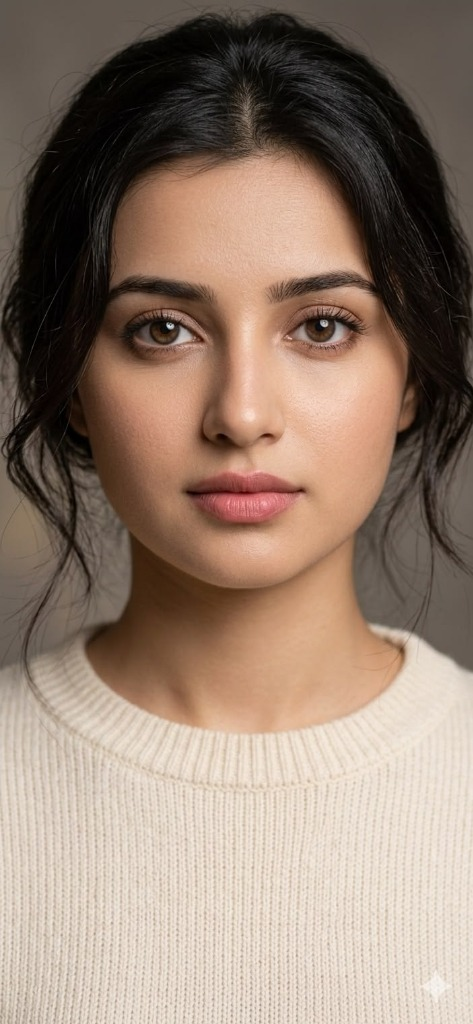
#> input picture samples/woman.jpg, 473 x 1024 px; its folder holds only this picture in this run
$ python -i video.py   (imports and definitions only)   (older library calls are emulated)
#> lines starting #> are read from the running program, lines starting #| are printed output that depends on the picture
### forensics/face.py
"""Face-region consistency: face swaps blend a face whose sharpness / noise
differs from its surroundings and from its own border.

This detects spliced faces in real photos and says nothing about fully generated images.

Uses OpenCV DNN face detector (Caffe model) for much better detection than
Haar cascades, with a Haar fallback if the DNN model files aren't present.
"""
import numpy as np
import cv2
import os
from .utils import Signal, to_unit

_DETECTOR = None
_DETECTOR_TYPE = None  # "dnn" or "haar"

# Paths for the DNN face detector model files
_DNN_PROTO = os.path.join(os.path.dirname(__file__), "..", "models", "deploy.prototxt")
_DNN_MODEL = os.path.join(os.path.dirname(__file__), "..", "models", "res10_300x300_ssd_iter_140000.caffemodel")


def _init_detector():
    """Initialize the best available face detector."""
    global _DETECTOR, _DETECTOR_TYPE

    # Try DNN first (much better than Haar)
    if os.path.exists(_DNN_PROTO) and os.path.exists(_DNN_MODEL):
        try:
            _DETECTOR = cv2.dnn.readNetFromCaffe(_DNN_PROTO, _DNN_MODEL)
            _DETECTOR_TYPE = "dnn"
            return
        except Exception:
            pass

    # Fallback to Haar cascade
    _DETECTOR = cv2.CascadeClassifier(cv2.data.haarcascades + "haarcascade_frontalface_default.xml")
    _DETECTOR_TYPE = "haar"


def detect_face(gray, rgb=None):
    """Detect the largest face. Returns (x, y, w, h) or None.
    If rgb is provided and DNN is available, uses it for better accuracy.
    """
    global _DETECTOR, _DETECTOR_TYPE
    if _DETECTOR is None:
        _init_detector()

    if _DETECTOR_TYPE == "dnn" and rgb is not None:
        h, w = rgb.shape[:2]
        blob = cv2.dnn.blobFromImage(cv2.resize(rgb, (300, 300)), 1.0,
                                     (300, 300), (104.0, 177.0, 123.0))
        _DETECTOR.setInput(blob)
        detections = _DETECTOR.forward()
        best_conf, best_box = 0, None
        for i in range(detections.shape[2]):
            confidence = detections[0, 0, i, 2]
            if confidence > 0.5:
                box = detections[0, 0, i, 3:7] * np.array([w, h, w, h])
                x1, y1, x2, y2 = box.astype(int)
                bw, bh = x2 - x1, y2 - y1
                if bw >= 48 and bh >= 48 and confidence > best_conf:
                    best_conf = confidence
                    best_box = (int(x1), int(y1), int(bw), int(bh))
        return best_box

    # Haar fallback
    faces = _DETECTOR.detectMultiScale(gray, 1.1, 5, minSize=(48, 48))
    if len(faces) == 0:
        return None
    return tuple(int(v) for v in max(faces, key=lambda b: b[2] * b[3]))


# [104 lines left out: functions detect_all_faces, _stats, analyze, not called in this run]

### forensics/video.py
"""Video analysis: per-frame image forensics + temporal consistency."""
import numpy as np
import cv2
from . import ela, frequency, noise, face, cnn
from .face import detect_face
from .utils import Signal, to_unit


def sample_frames(path, n=12):
    cap = cv2.VideoCapture(str(path))
    total = int(cap.get(cv2.CAP_PROP_FRAME_COUNT))
    frames = []
    for i in np.linspace(0, max(total - 1, 0), n).astype(int):
        cap.set(cv2.CAP_PROP_POS_FRAMES, int(i))
        ok, f = cap.read()
        if ok:
            f = cv2.cvtColor(f, cv2.COLOR_BGR2RGB)
            if max(f.shape[:2]) > 960:
                k = 960 / max(f.shape[:2]); f = cv2.resize(f, None, fx=k, fy=k, interpolation=cv2.INTER_AREA)
            frames.append(f)
    cap.release()
    return frames


def temporal_face(path, max_frames=48):
    """Face flicker: fakes often show frame-to-frame jitter in face texture/box."""
#> called with path = '../samples/woman.jpg', max_frames = 48
    cap = cv2.VideoCapture(str(path))
    total = int(cap.get(cv2.CAP_PROP_FRAME_COUNT))
    cap.set(cv2.CAP_PROP_POS_FRAMES, max(total // 2 - max_frames // 2, 0))
    sharp, centers, sizes = [], [], []
    for _ in range(max_frames):
        ok, f = cap.read()
        if not ok:
            break
        small = cv2.resize(f, None, fx=0.5, fy=0.5)
        g = cv2.cvtColor(small, cv2.COLOR_BGR2GRAY)
        rgb_small = cv2.cvtColor(small, cv2.COLOR_BGR2RGB)
        b = detect_face(g, rgb_small)
        if b is None:
            continue
        x, y, w, h = b
        sharp.append(np.log(cv2.Laplacian(g[y:y + h, x:x + w], cv2.CV_32F).var() + 1.0))
        centers.append((x + w / 2, y + h / 2)); sizes.append(w)
#> this loop made 31 passes
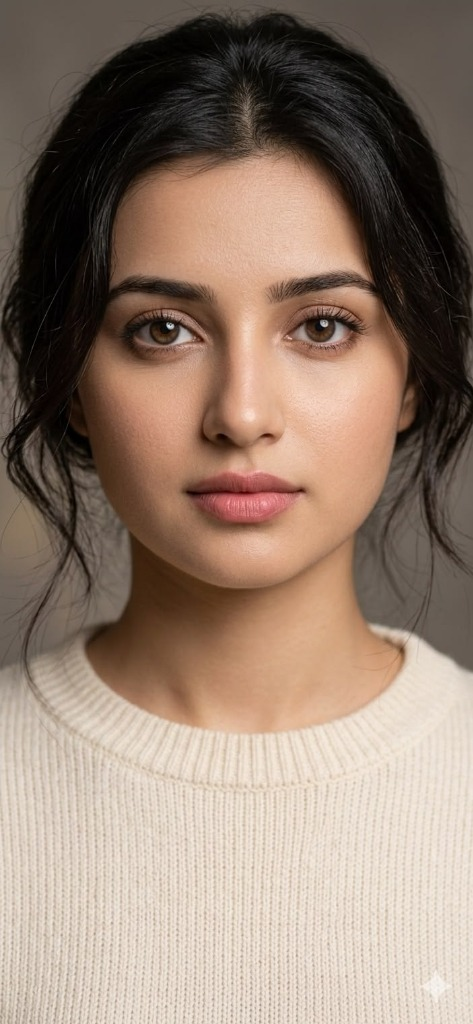
#> input picture samples/woman.jpg, 473 x 1024 px
#> pass 1, in temporal_face, `g = cv2.cvtColor(small, cv2.COLOR_BGR2GRAY)`:
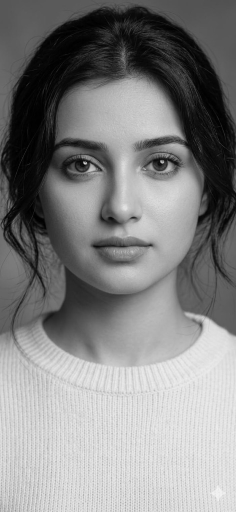
#> g: shape (512, 236); min 0, max 243, mean 131.2
#> f is the input picture: shape (1024, 473, 3); mean B, G, R 111.9, 126.6, 147.1
#> after the loop, centers = 30 pairs, first value 121.5 to 121.5, second value 185.5 to 185.5; sharp = 30 values from 5.75 to 5.75; sizes = 30 values from 185 to 185
    cap.release()
    if len(sharp) < 12:
        return None
    flick = float(np.std(np.diff(sharp)))
    c = np.array(centers)
    jit = float(np.mean(np.linalg.norm(np.diff(c, axis=0), axis=1)) / np.mean(sizes))
    s = 0.6 * to_unit(flick, 0.08, 0.5) + 0.4 * to_unit(jit, 0.02, 0.15)
    return Signal("temporal_face", s, 1.0,
                  f"Temporal: face-texture flicker {flick:.2f}, box jitter {jit:.3f} of face width over {len(sharp)} frames -> "
                  f"{'unstable face rendering between frames (blend/swap flicker)' if s > 0.5 else 'temporally stable face'}.")


def analyze_frames(frames):
    """Return aggregated signals and the most suspicious frame (for localisation)."""
    per = {}
    worst, worst_score, worst_sigs = None, -1, []
    for f in frames:
        sigs = [m.analyze(f) for m in (ela, frequency, noise, face, cnn)]
        sigs = [s for s in sigs if s is not None]
        tot = np.mean([s.score for s in sigs]) if sigs else 0
        if tot > worst_score:
            worst, worst_score, worst_sigs = f, tot, sigs
        for s in sigs:
            per.setdefault(s.name, []).append(s)
    agg = []
    for name, lst in per.items():
        mean = float(np.mean([s.score for s in lst]))
        mx = float(np.max([s.score for s in lst]))
        proto = lst[0]
        agg.append(Signal(name, 0.7 * mean + 0.3 * mx, proto.weight,
                          f"[{len(lst)} frames, mean {mean:.2f}, max {mx:.2f}] {proto.detail}",
                          heatmap=next((s.heatmap for s in worst_sigs if s.name == name), None)))
    return agg, worst

>>> result = temporal_face('../samples/woman.jpg')

$ run again, on samples/guy.png
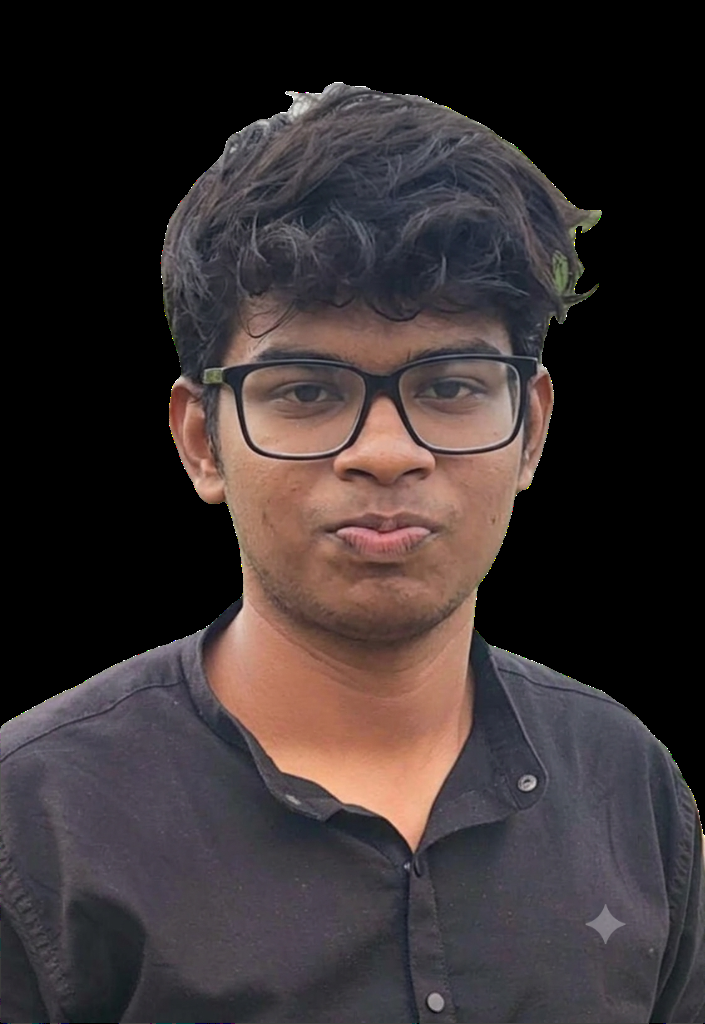
#> input picture samples/guy.png, 705 x 1024 px
#> the loop in temporal_face, `for _ in range(max_frames):` made 31 passes
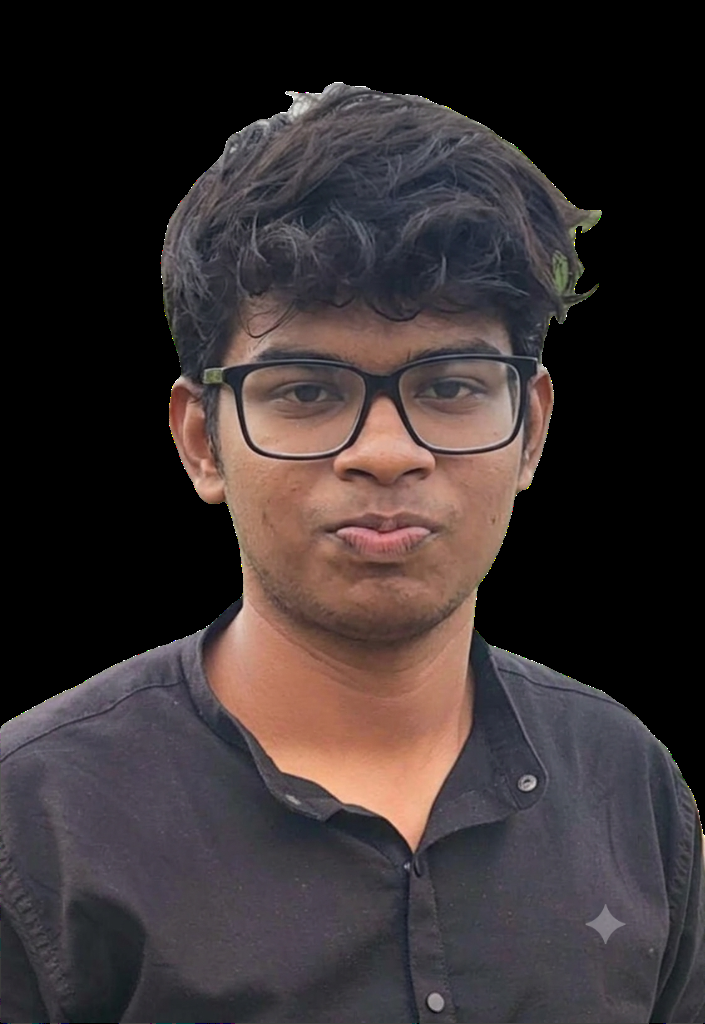
#> input picture samples/guy.png, 705 x 1024 px
#> pass 1, in temporal_face, `g = cv2.cvtColor(small, cv2.COLOR_BGR2GRAY)`:
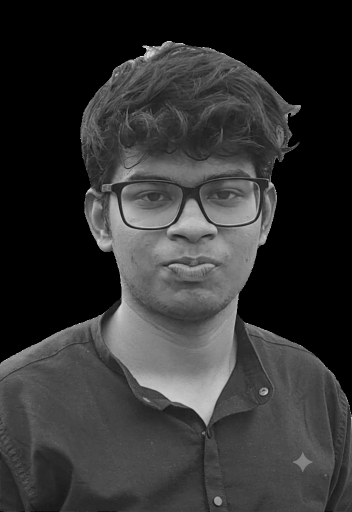
#> g: shape (512, 352); min 0, max 239, mean 50.4
#> in temporal_face, f is the input picture: shape (1024, 705, 3); mean B, G, R 48.4, 47.8, 56
#> after the loop in temporal_face, `for _ in range(max_frames):`: centers = 30 pairs, first value 188.5 to 188.5, second value 215.5 to 215.5; sharp = 30 values from 6.7 to 6.7; sizes = 30 values from 187 to 187
